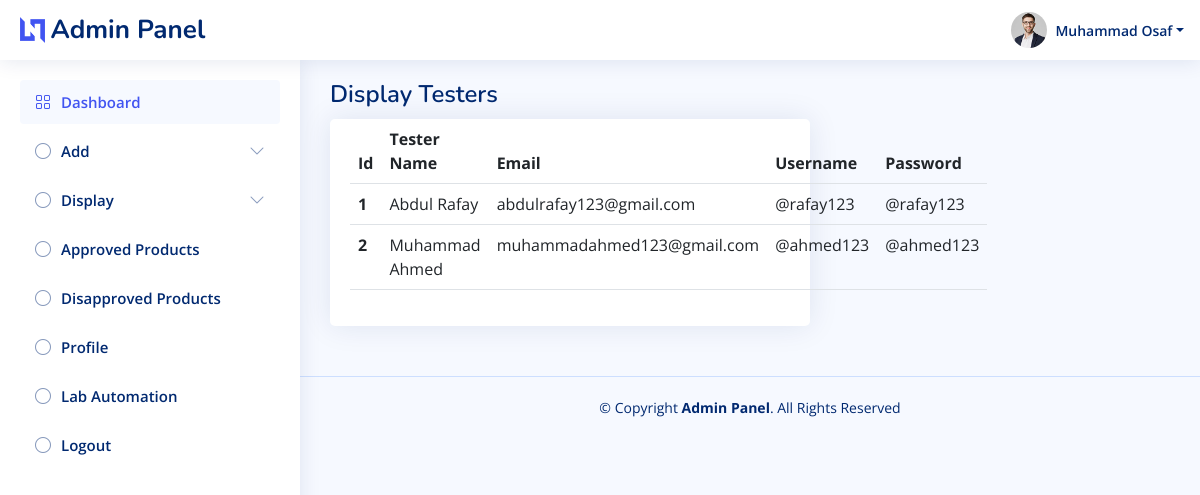
The app's page /Admin/displaytester.php (signed in) with its own data.
### tables this page shows
CREATE TABLE `addtesters` (
  `t_id` int(11) NOT NULL,
  `t_name` varchar(50) DEFAULT NULL,
  `t_email` varchar(50) DEFAULT NULL,
  `t_username` varchar(50) DEFAULT NULL,
  `t_password` varchar(50) DEFAULT NULL,
  `t_image` text NOT NULL
);

### Admin/displaytester.php (the view, shortened to what this page needs)
<?php include "shared/header.php"; ?>
<?php include "shared/aside.php"; ?>
<?php require "config.php"; ?>
<main id="main" class="main">
<div class="pagetitle">
  <h1>Display Testers</h1>
</div>
<section class="section">
  <div class="row">
    <div class="col-lg-7">
      <div class="card">
        <div class="card-body">
          <table class="table">
            <thead>
              <tr>
                <th scope="col">Id</th>
                <th scope="col">Tester Name</th>
                <th scope="col">Email</th>
                <th scope="col">Username</th>
                <th scope="col">Password</th>
              </tr>
            </thead>
            <?php
            $selectquery="SELECT * from addtesters";
            $runquery=mysqli_query($connect,$selectquery);
            while($row=mysqli_fetch_array($runquery)){ ?>
            <tbody>
              <tr>
                <th scope="row"><?php echo $row['t_id']; ?></th>
                <td><?php echo $row['t_name']; ?></td>
                <td><?php echo $row['t_email']; ?></td>
                <td><?php echo $row['t_username']; ?></td>
                <td><?php echo $row['t_password']; ?></td>
              </tr>
            </tbody>
            <?php } ?>
          </table>
        </div>
      </div>
    </div>
  </div>
</section>
</main>
<?php include "shared/footer.php"; ?>

### Admin/assets/css/style.css (style rules this page uses)
:root { scroll-behavior: smooth; }
body { font-family: "Open Sans", sans-serif; background: #f6f9ff; color: #444444; }
h1, h2, h3, h4, h5, h6 { font-family: "Nunito", sans-serif; }
#main { margin-top: 60px; padding: 20px 30px; transition: all 0.3s; }
.pagetitle { margin-bottom: 10px; }
.pagetitle h1 { font-size: 24px; margin-bottom: 0; font-weight: 600; color: #012970; }
.card { margin-bottom: 30px; border: none; border-radius: 5px; box-shadow: 0px 0 30px rgba(1, 41, 112, 0.1); }
.card-body { padding: 0 20px 20px 20px; }
@media (min-width: 1200px) { #main, #footer { margin-left: 300px; } }

### records on screen
addtesters: t_id "1", t_name "Abdul Rafay", t_email "abdulrafay123@gmail.com", t_username "@rafay123", t_password "@rafay123"
addtesters: t_id "2", t_name "Muhammad Ahmed", t_email "muhammadahmed123@gmail.com", t_username "@ahmed123", t_password "@ahmed123"
